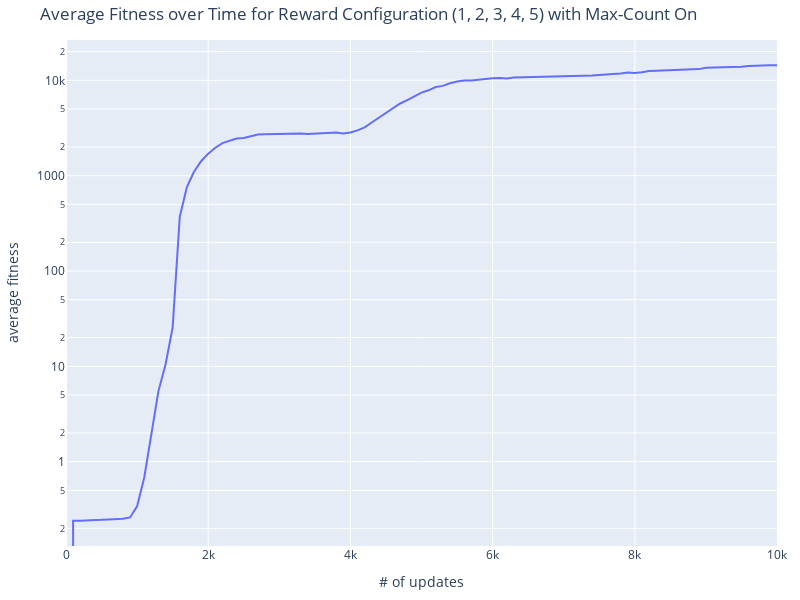

The code cell stored with this chart in its notebook:
### Code cell
plot_vals((1, 2, 3, 4, 5), max_count=True, i=2)
